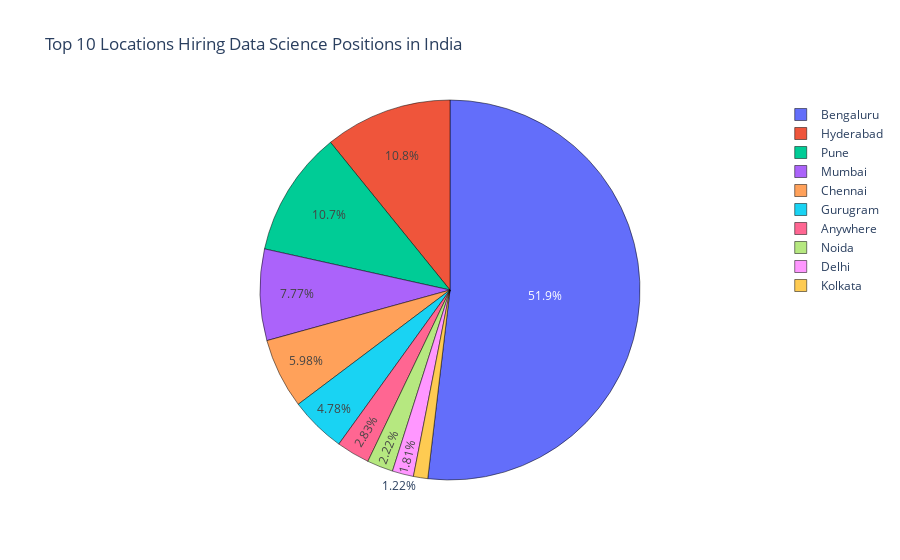

The notebook cell saved with this chart:
### Code cell
Locations = list(df.Location.value_counts(dropna=False).head(10).index)
counts = list(df.Location.value_counts(dropna=False).head(10).values)

fig = go.Figure(data=[go.Pie(labels=Locations, values=counts)])
fig.update_layout(title='Top 10 Locations Hiring Data Science Positions in India')
fig.update_traces(hoverinfo='label+percent',marker=dict(line=dict(color='#000000', width=.5)))
fig.show()

### Figure 1 — Plotly figure (JSON) as saved in the notebook; plotly's stock layout.template omitted (floating-point values rounded to 4 significant figures)
{"data": [{"hoverinfo": "label+percent", "labels": ["Bengaluru", "Hyderabad", "Pune", "Mumbai", "Chennai", "Gurugram", "Anywhere", "Noida", "Delhi", "Kolkata"], "marker": {"line": {"color": "#000000", "width": 0.5}}, "type": "pie", "values": [6826, 1425, 1408, 1022, 787, 629, 373, 292, 238, 160]}], "layout": {"title": {"text": "Top 10 Locations Hiring Data Science Positions in India"}}}
